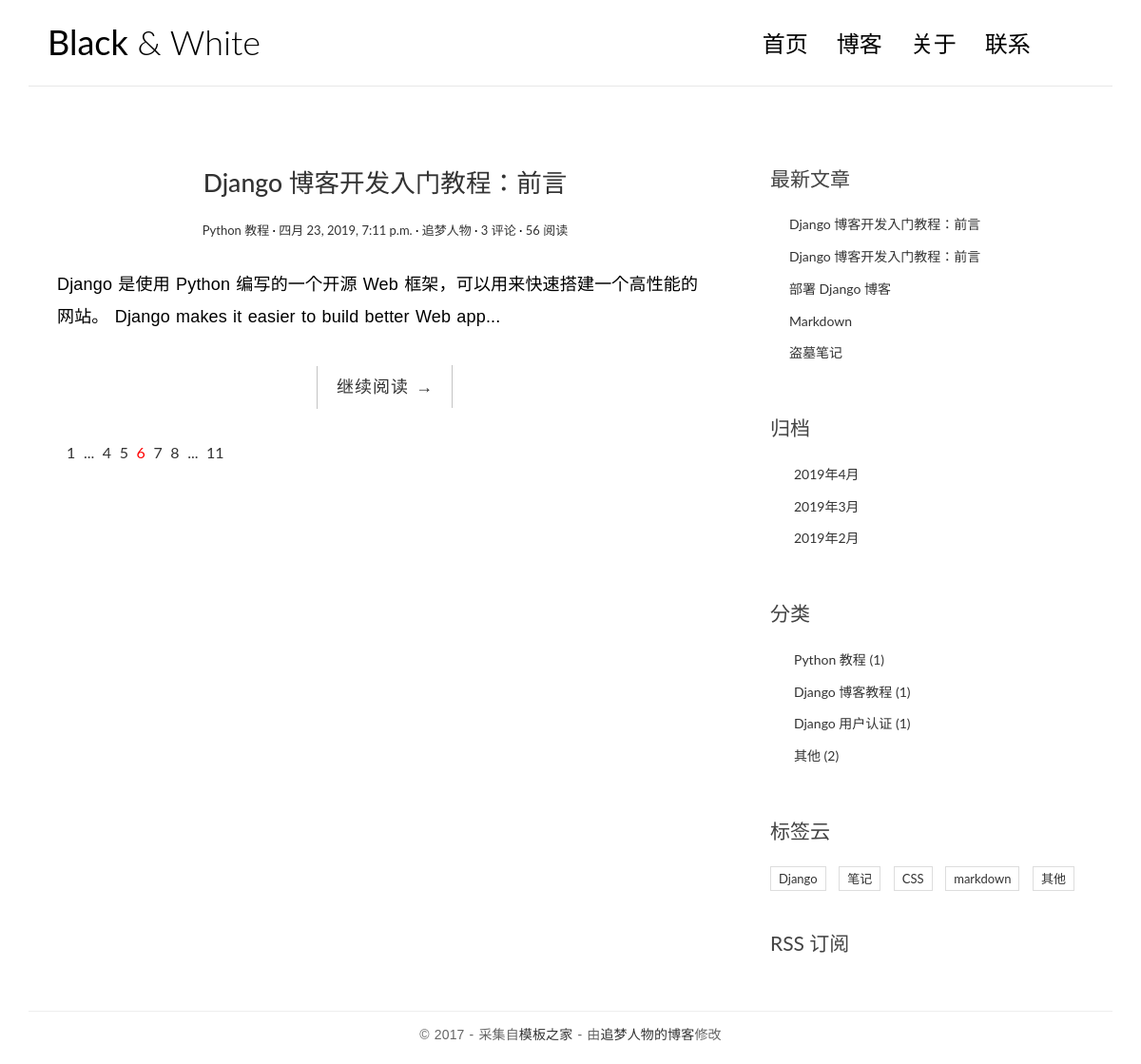
/category/6/, run on the app's committed database.
### myblog/models.py (models this page shows, shortened)
class Article(models.Model):
    title = models.CharField(max_length=100)
    content = models.TextField()
    article_time = models.DateTimeField(auto_now_add=True)
    article_username = models.CharField(max_length=20)
    article_views = models.IntegerField(default=0)
    article_category = models.ForeignKey("Category", on_delete=models.CASCADE)
    article_tags = models.ManyToManyField(to="Tags")

class Category(models.Model):
    category_content = models.CharField(max_length=100)
    def __str__(self):
        return "%s " % (self.category_content)

class Tags(models.Model):
    tags_content = models.CharField(max_length=100)

### myblog/views.py (the view)
# urls.py: url(r'^category/([0-9]+)/$', views.category, name='category'),
def category(request, id):
    now_time = datetime.datetime.now()
    articlelist = Article.objects.all()
    categorylist = Category.objects.all()
    tagslist = Tags.objects.all()
    cur_category = Category.objects.get(pk=id)
    cur_articlelist = cur_category.article_set.all()
    now_time = datetime.datetime.now()
    return render(request, 'myblog/category.html', {"cur_articlelist": cur_articlelist,"articlelist": articlelist,
                                                 "categorylist":categorylist, "tagslist":tagslist, "now_time":now_time})

### templates/myblog/category.html (shortened to what this page needs)
<!DOCTYPE html>
<html>
<head>
    <link rel="stylesheet" href="/static/css/bootstrap.min.css">
    <link rel="stylesheet" href="http://code.ionicframework.com/ionicons/2.0.1/css/ionicons.min.css">
    <link rel="stylesheet" href="/static/css/pace.css">
    <link rel="stylesheet" href="/static/css/custom.css">
</head>
<body>
<div class="container">
    <header id="site-header">
        <div class="row">
            <div class="col-md-4 col-sm-5 col-xs-8">
                <div class="logo">
                    <h1><a href="index.html"><b>Black</b> &amp; White</a></h1>
                </div>
            </div>
            <div class="col-md-8 col-sm-7 col-xs-4">
                <nav class="main-nav" role="navigation">
                    <div class="collapse navbar-collapse" id="bs-example-navbar-collapse-1">
                        <ul class="nav navbar-nav navbar-right">
                            <li class="cl-effect-11"><a href="{% url 'myblog:index' %}" data-hover="首页">首页</a></li>
                            <li class="cl-effect-11"><a href="full-width.html" data-hover="博客">博客</a></li>
                            <li class="cl-effect-11"><a href="about.html" data-hover="关于">关于</a></li>
                            <li class="cl-effect-11"><a href="contact.html" data-hover="联系">联系</a></li>
                        </ul>
                    </div>
                </nav>
            </div>
        </div>
    </header>
</div>
<div class="content-body">
    <div class="container">
        <div class="row">
            <main class="col-md-8">
                {% for cur_article in cur_articlelist %}
                    <article class="post post-1">
                        <header class="entry-header">
                            <h1 class="entry-title">
                                <a href="/single/{{cur_article.id}}">{{cur_article.title}}</a>
                            </h1>
                            <div class="entry-meta">
                                <span class="post-category"><a href="#">{{cur_article.article_category}}</a></span>
                                <span class="post-date">
                                    <a href="#"><time class="entry-date" datetime="2012-11-09T23:15:57+00:00">
                                        {{cur_article.article_time}}</time></a>
                                </span>
                                <span class="post-author"><a href="#">{{cur_article.article_username}}</a></span>
                                <span class="comments-link"><a href="#">{{cur_article.comment_set.count}} 评论</a></span>
                                <span class="views-count"><a href="#">{{cur_article.article_views}} 阅读</a></span>
                            </div>
                        </header>
                        <div class="entry-content clearfix">
                            <p>{{cur_article.content|slice:100}}...</p>
                            <div class="read-more cl-effect-14">
                                <a href="#" class="more-link">继续阅读 <span class="meta-nav">→</span></a>
                            </div>
                        </div>
                    </article>
                {% empty %}
                <a href="">没有文章</a>
                {% endfor %}
                <div class="pagination">
                    <ul>
                        <li><a href="">1</a></li>
                        <li><a href="">...</a></li>
                        <li><a href="">4</a></li>
                        <li><a href="">5</a></li>
                        <li class="current"><a href="">6</a></li>
                        <li><a href="">7</a></li>
                        <li><a href="">8</a></li>
                        <li><a href="">...</a></li>
                        <li><a href="">11</a></li>
                    </ul>
                </div>
            </main>
            <aside class="col-md-4">
                <div class="widget widget-recent-posts">
                    <h3 class="widget-title">最新文章</h3>
                    <ul>
                        {% for article in articlelist %}
                        <li><a href="/single/{{article.id}}">{{article.title}}</a></li>
                        {% endfor %}
                    </ul>
                </div>
                <div class="widget widget-archives">
                    <h3 class="widget-title">归档</h3>
                    <ul>
                         <li><a href="/filetime/{{now_time.year}}/{{now_time.month}}">{{now_time.year}}年{{now_time.month}}月</a></li>
                        <li><a href="/filetime/{{now_time.year}}/{{now_time.month|add:-1}}">{{now_time.year}}年{{now_time.month|add:-1}}月</a></li>
                        <li><a href="/filetime/{{now_time.year}}/{{now_time.month|add:-2}}">{{now_time.year}}年{{now_time.month|add:-2}}月</a></li>
                    </ul>
                </div>
                <div class="widget widget-category">
                    <h3 class="widget-title">分类</h3>
                    <ul>
                        {% for category in categorylist %}
                        <li><a href="/category/{{category.id}}">{{category.category_content}}
                            ({{category.article_set.count}})</a></li>
                        {% endfor %}
                    </ul>
                </div>
                <div class="widget widget-tag-cloud">
                    <h3 class="widget-title">标签云</h3>
                    <ul>
                        {% for tags in tagslist %}
                        <li><a href="/tags/{{tags.id}}">{{tags.tags_content}}</a></li>
                        {% endfor %}
                    </ul>
                </div>
                <div class="rss">
                    <a href=""> RSS 订阅</a>
                </div>
            </aside>
        </div>
    </div>
</div>
<footer id="site-footer">
    <div class="container">
        <div class="row">
            <div class="col-md-12">
                <p class="copyright">&copy 2017 - 采集自<a href="http://www.cssmoban.com/"
                                                        target="_blank" title="模板之家">模板之家</a>
                    - 由<a href="http://zmrenwu.com/" title="网页模板" target="_blank">追梦人物的博客</a>修改
                </p>
            </div>
        </div>
    </div>
</footer>
</body>
</html>

### static/css/custom.css (style rules this page uses)
* { outline: none; }
h1, h2, h3, h4, h5, h6 { margin-top: 0; }
b { font-weight: 400; }
a { color: #333; }
body { color: #444; font-family: 'Lato', sans-serif; }
p { font-family: 'Ubuntu', sans-serif; font-weight: 400; word-spacing: 1px; letter-spacing: 0.01em; }
#site-header { background-color: #FFF; padding: 25px 20px; margin-bottom: 40px; border-bottom: 1px solid #e7e7e7; }
.logo h1 a { color: #000; }
.logo h1 { margin: 0; font-family: 'Lato', sans-serif; font-weight: 300; }
.main-nav { margin-top: 11px; max-width: 95%; }
.main-nav a { color: #000000 !important; padding: 0 0 5px 0 !important; margin-right: 30px; font-family: 'Lato', sans-serif; font-weight: 300; font-size: 24px; }
.cl-effect-11 a { padding: 10px 0; color: #0972b4; text-shadow: none; }
.cl-effect-11 a::before { position: absolute; top: 0; left: 0; overflow: hidden; padding: 0 0 5px 0 !important; max-width: 0; border-bottom: 1px solid #000; color: #000; content: attr(data-hover); white-space: nowrap; -webkit-transition: max-width 0.5s; -moz-transition: max-width 0.5s; transition: max-width 0.5s; }
.content-body { padding-bottom: 4em; }
.post { background: #fff; padding: 30px 30px 0; }
.entry-title { text-align: center; font-size: 1.9em; margin-bottom: 20px; line-height: 1.6; padding: 10px 20px 0; }
.entry-meta { text-align: center; color: #DDDDDD; font-size: 13px; margin-bottom: 30px; }
.entry-content { font-size: 18px; line-height: 1.9; font-weight: 300; color: #000; }
.post-category::after, .post-date::after, .post-author::after, .comments-link::after { content: ' ·'; color: #000; }
.read-more { font-family: 'Ubuntu', sans-serif; font-weight: 400; word-spacing: 1px; letter-spacing: 0.01em; text-align: center; margin-top: 20px; }
.cl-effect-14 a { padding: 0 20px; height: 45px; line-height: 45px; position: relative; display: inline-block; margin: 15px 25px; letter-spacing: 1px; font-weight: 400; text-shadow: 0 0 1px rgba(255, 255, 255, 0.3); }
.cl-effect-14 a::before, .cl-effect-14 a::after { position: absolute; width: 45px; height: 1px; background: #C3C3C3; content: ''; -webkit-transition: all 0.3s; -moz-transition: all 0.3s; transition: all 0.3s; pointer-events: none; }
.cl-effect-14 a::before { top: 0; left: 0; -webkit-transform: rotate(90deg); -moz-transform: rotate(90deg); transform: rotate(90deg); -webkit-transform-origin: 0 0; -moz-transform-origin: 0 0; transform-origin: 0 0; }
.cl-effect-14 a::after { right: 0; bottom: 0; -webkit-transform: rotate(90deg); -moz-transform: rotate(90deg); transform: rotate(90deg); -webkit-transform-origin: 100% 0; -moz-transform-origin: 100% 0; transform-origin: 100% 0; }
.widget { background: #fff; padding: 30px 0 0; }
.widget-title { font-size: 1.5em; margin-bottom: 20px; line-height: 1.6; padding: 10px 0 0; font-weight: 400; }
.widget-recent-posts ul { padding: 0; margin: 0; padding-left: 20px; }
.widget-recent-posts ul li { list-style-type: none; position: relative; line-height: 170%; margin-bottom: 10px; }
.widget-recent-posts ul li::before { content: '\f3d3'; font-family: "Ionicons"; position: absolute; left: -17px; top: 3px; font-size: 16px; color: #000; }
.widget-archives ul { padding: 0; margin: 0; padding-left: 25px; }
.widget-archives ul li { list-style-type: none; position: relative; line-height: 170%; margin-bottom: 10px; }
.widget-archives ul li::before { content: '\f3f3'; font-family: "Ionicons"; position: absolute; left: -25px; top: 1px; font-size: 16px; color: #000; }
.widget-category ul { padding: 0; margin: 0; padding-left: 25px; }
.widget-category ul li { list-style-type: none; position: relative; line-height: 170%; margin-bottom: 10px; }
.widget-category ul li::before { content: '\f3fe'; font-family: "Ionicons"; position: absolute; left: -25px; top: 1px; font-size: 18px; color: #000; }
.widget-tag-cloud ul { padding: 0; margin: 0; margin-right: -10px; }
.widget-tag-cloud ul li { list-style-type: none; font-size: 13px; display: inline-block; margin-right: 10px; margin-bottom: 10px; padding: 3px 8px; border: 1px solid #ddd; }
.rss { font-size: 21px; margin-top: 30px; }
.rss a { color: #444; }
#site-footer { padding-top: 10px; padding: 0 0 1.5em 0; }
.copyright { text-align: center; padding-top: 1em; margin: 0; border-top: 1px solid #eee; color: #666; }
.pagination ul { list-style: none; }
.pagination ul li { display: inline-block; font-size: 16px; margin-right: 5px; }
.current a { color: red; }

### data on the page
Article: title "Django 博客开发入门教程：前言", article_category "Python 教程", article_time "四月 23, 2019, 7:11 p.m.", article_username "追梦人物", comment_set.count "3", article_views "56", content "Django 是使用 Python 编写的一个开源 Web 框架，可以用来快速搭建一个高性能的网站。 Django makes it easier to build better Web app"
Article: title "Django 博客开发入门教程：前言"
Article: title "部署 Django 博客"
Article: title "Markdown"
Article: title "盗墓笔记"
Category: category_content "Python 教程", article_set.count "1"
Category: category_content "Django 博客教程", article_set.count "1"
Category: category_content "Django 用户认证", article_set.count "1"
Category: category_content "其他", article_set.count "2"
Tags: tags_content "Django"
Tags: tags_content "笔记"
Tags: tags_content "CSS"
Tags: tags_content "markdown"
Tags: tags_content "其他"
